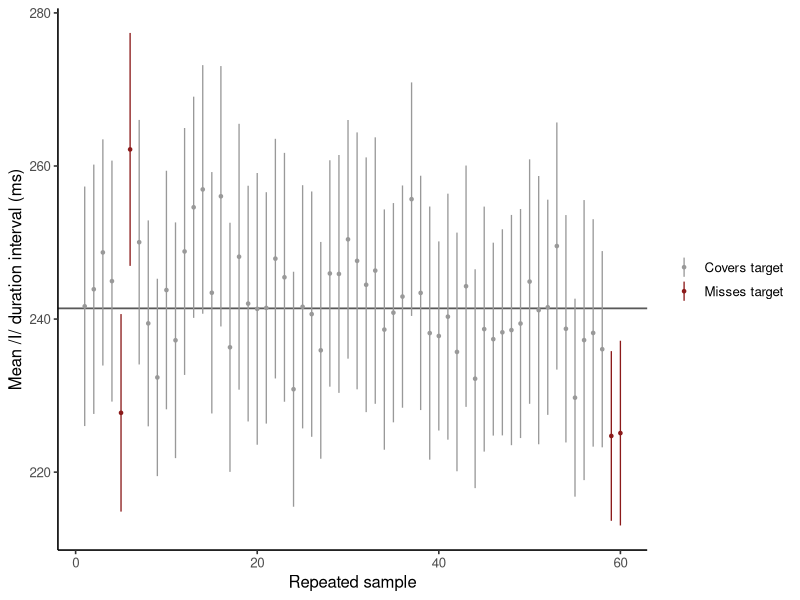

Source code (R):
## ---- chunk 1
#| label: hillenbrand-ci-coverage
library(ggplot2)

vowels <- read.csv(
  "data/hillenbrand/vowels-complete.csv",
  stringsAsFactors = FALSE
)
x <- subset(vowels, speaker_type == "woman" & vowel == "I")$duration_ms
theta <- mean(x)
sigma <- sqrt(mean((x - theta)^2))
n <- length(x)

set.seed(20261020)
replicates <- 20000L
simulation <- do.call(rbind, lapply(seq_len(replicates), function(draw) {
  sample_x <- sample(x, n, replace = TRUE)
  estimate <- mean(sample_x)
  estimated_se <- sd(sample_x) / sqrt(n)
  known_se <- sigma / sqrt(n)
  data.frame(
    draw = draw,
    estimate_ms = estimate,
    t_lower_ms = estimate - qt(0.975, n - 1L) * estimated_se,
    t_upper_ms = estimate + qt(0.975, n - 1L) * estimated_se,
    z_lower_ms = estimate - qnorm(0.975) * known_se,
    z_upper_ms = estimate + qnorm(0.975) * known_se
  )
}))

simulation$t_covers <- with(simulation, t_lower_ms <= theta & theta <= t_upper_ms)
simulation$z_covers <- with(simulation, z_lower_ms <= theta & theta <= z_upper_ms)

coverage <- data.frame(
  procedure = c("t interval", "known-sigma normal interval"),
  coverage = c(mean(simulation$t_covers), mean(simulation$z_covers)),
  average_width_ms = c(mean(simulation$t_upper_ms - simulation$t_lower_ms),
                       mean(simulation$z_upper_ms - simulation$z_lower_ms))
)
stopifnot(all(abs(coverage$coverage - 0.95) < 0.01))
coverage
## ---- chunk 2
#| label: plot-hillenbrand-ci-coverage
#| fig-cap: "The first sixty t intervals from empirical speaker resamples. Red intervals miss the empirical target line."
display <- simulation[seq_len(60L), ]
display$coverage <- ifelse(display$t_covers, "Covers target", "Misses target")

ggplot(display,
       aes(draw, estimate_ms, ymin = t_lower_ms, ymax = t_upper_ms,
           color = coverage)) +
  geom_hline(yintercept = theta, color = "grey35", linewidth = 0.6) +
  geom_linerange(linewidth = 0.45) +
  geom_point(size = 0.9) +
  scale_color_manual(values = c("Covers target" = "grey60",
                                "Misses target" = "#8B1A1A")) +
  labs(x = "Repeated sample", y = "Mean /I/ duration interval (ms)", color = NULL) +
  theme_classic(base_size = 12)
